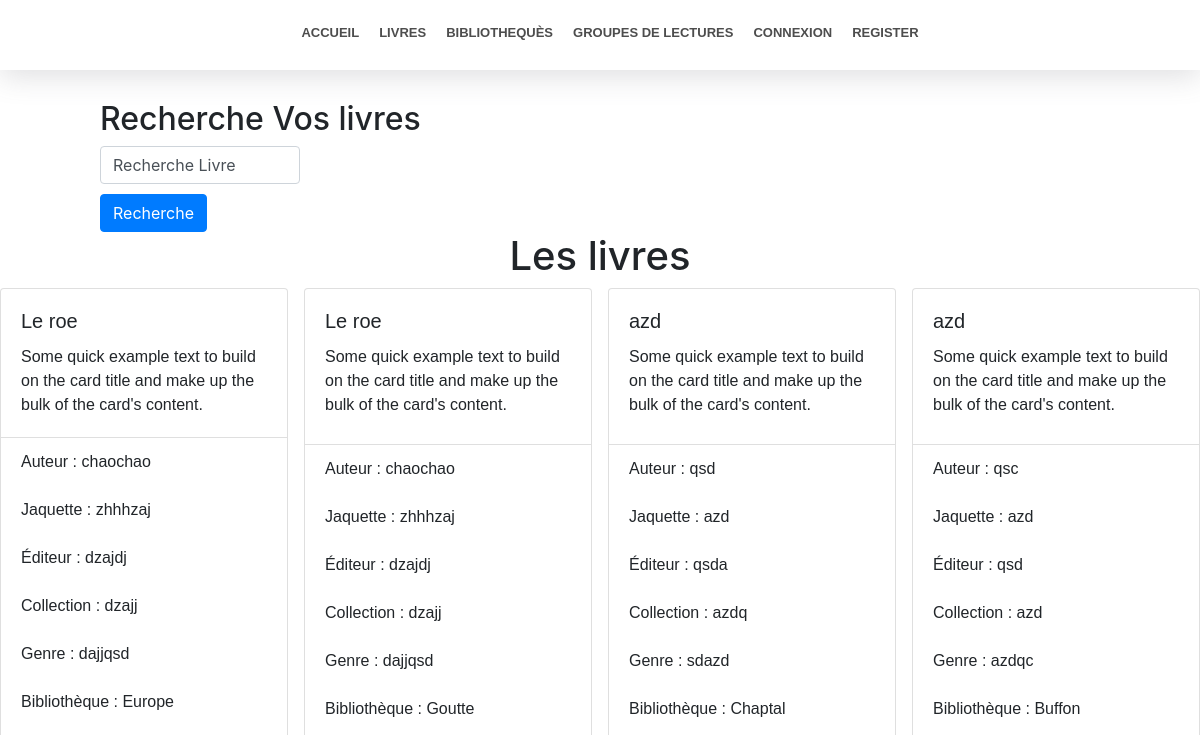
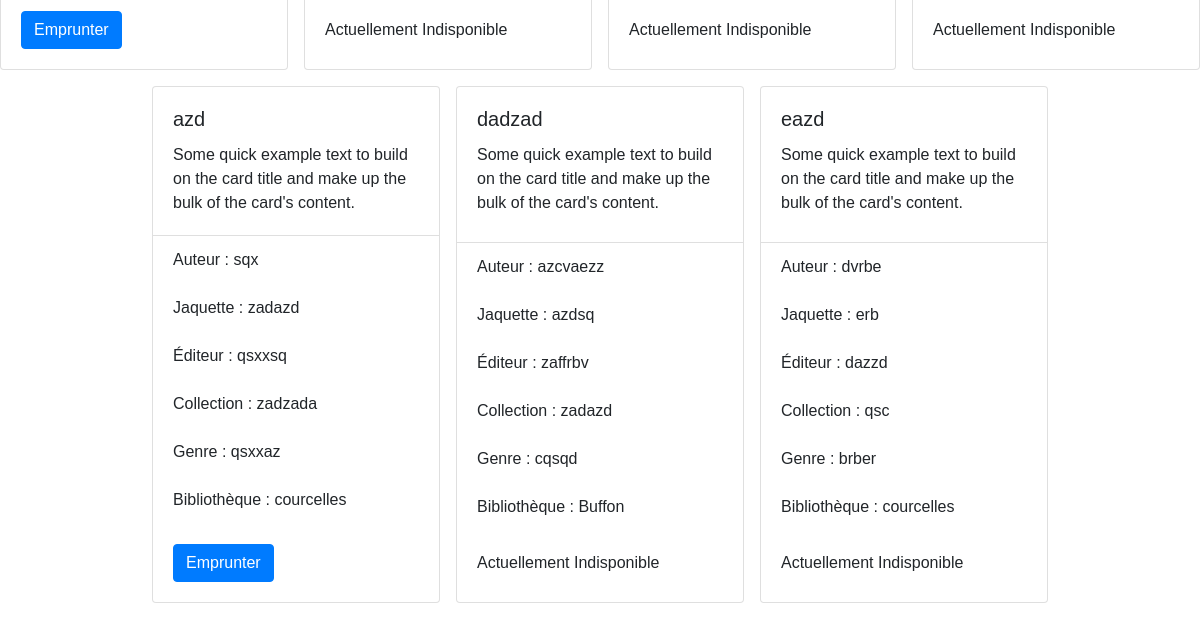
The app's page /livres, older data (2 pictures, top to bottom).
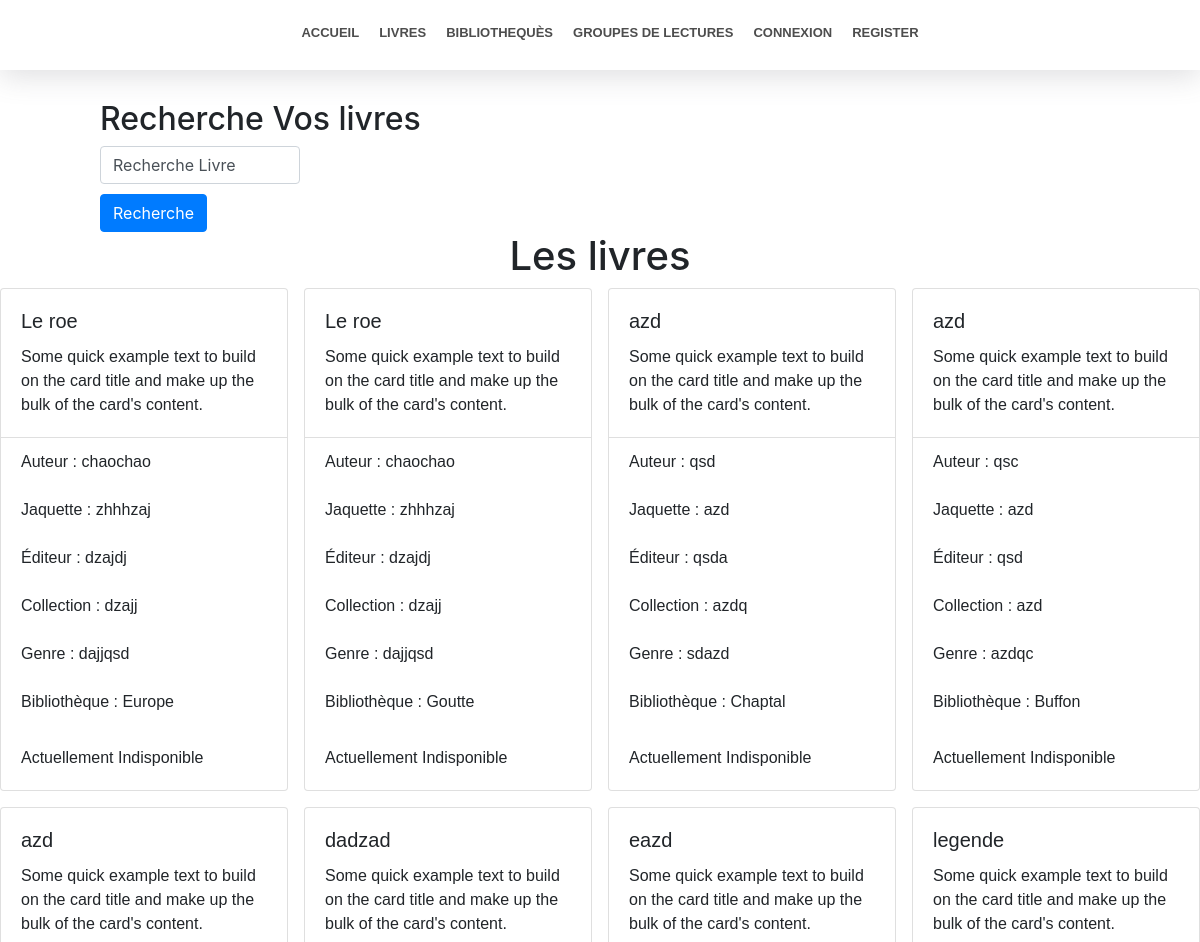
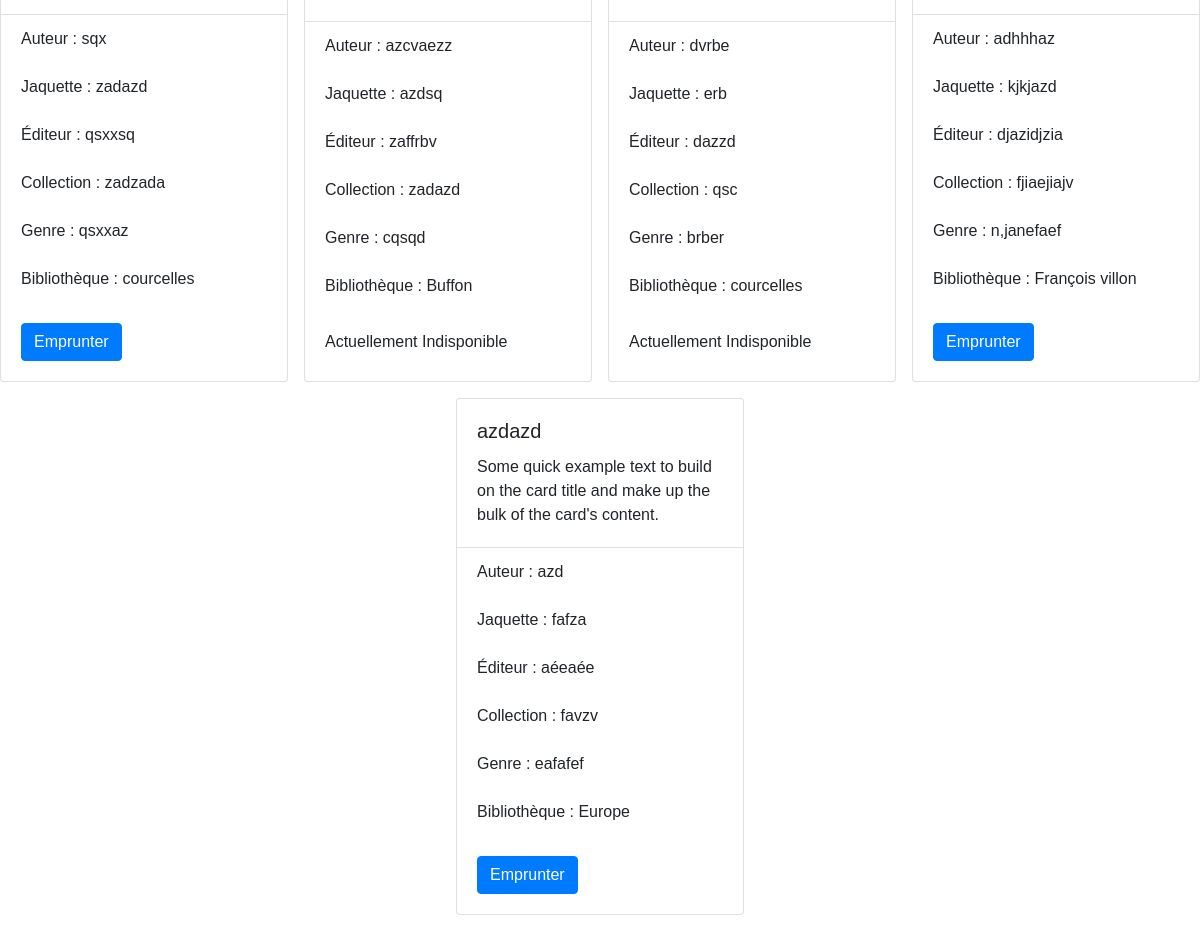
The same page, newer data (2 pictures, top to bottom).
### accounts/models.py (models this page shows, shortened)
class Livre(models.Model):
    titre = models.CharField(max_length=60)
    auteur = models.CharField(max_length=60)
    jaquette = models.CharField(max_length=60)
    editeur = models.CharField(max_length=60)
    collection = models.CharField(max_length=60)
    genre = models.CharField(max_length=60)
    dispo = models.BooleanField(default=True)
    biblio = models.ForeignKey(Biliotheque, on_delete=models.CASCADE)

class Biliotheque(models.Model):
    name = models.CharField(max_length=60)
    adresse = models.CharField(max_length=60)
    ville = models.CharField(max_length=50)
    cp = models.CharField(max_length=60)

### livre/views.py (the view)
# urls.py: path('livres',livre_views.livres, name="livres"),
def livres(request):
    context = {}
    context["alllivres"] = Livre.objects.all()
    context["livres"] = Livre.objects.all()
    return render(request, 'livre/livres.html', context=context)

### templates/livre/livres.html (shortened to what this page needs)
{% extends 'index.html' %}
{% block content %}
    <div style="height: 100px"></div>
    <form method="GET" action="{% url 'search_livre' %}" style="margin-left: 100px">
        <h2>Recherche Vos livres</h2>
        <div style="max-width: 200px;">
            <select class="form-control selectpicker" name="livre" data-live-search="true">
                <option value="">Recherche Livre</option>
            </select>
        </div>
        <div style="height: 10px"></div>
        <button class="btn btn-primary" type="submit">Recherche</button>
    </form>
    <h1 class="text-center">Les livres</h1>
    <section style="max-width: 1400px;margin: auto;">
        <div class="d-flex flex-wrap justify-content-center gap-3">
            {% for livre in livres %}
                <div class="card" style="width: 18rem;min-width: 286px;">
                      <div class="card-body">
                        <h5 class="card-title">{{ livre.titre }}</h5>
                        <p class="card-text">Some quick example text to build on the card title and make up the bulk of the card's content.</p>
                      </div>
                      <ul class="list-group list-group-flush">
                          <li class="list-group-item">Auteur : {{ livre.auteur }}</li>
                          <li class="list-group-item">Jaquette : {{ livre.jaquette }}</li>
                          <li class="list-group-item">Éditeur : {{ livre.editeur }}</li>
                          <li class="list-group-item">Collection : {{ livre.collection }}</li>
                          <li class="list-group-item">Genre : {{ livre.genre }}</li>
                          <li class="list-group-item">Bibliothèque : {{ livre.biblio.name }}</li>
                      </ul>
                      <div class="card-body">
                          {% if livre.dispo %}
                              <form method="POST" action="{% url 'livre_emprunter' livre.pk  %}">
                                    <button class="btn btn-primary">
                                        Emprunter
                                    </button>
                              </form>
                          {% else %}
                              Actuellement Indisponible
                          {% endif %}
                      </div>
                </div>
            {% endfor %}
        </div>
    </section>
{% endblock %}

Row changes from the older to the newer data that the page shows:
changed Livre (number 1 of 9 on the later page): dispo "Emprunter" → "Actuellement Indisponible"
added Livre: titre "legende", auteur "adhhhaz", jaquette "kjkjazd", editeur "djazidjzia", collection "fjiaejiajv", genre "n,janefaef", biblio.name "François villon", dispo "Emprunter"
added Livre: titre "azdazd", auteur "azd", jaquette "fafza", editeur "aéeaée", collection "favzv", genre "eafafef", biblio.name "Europe", dispo "Emprunter"
